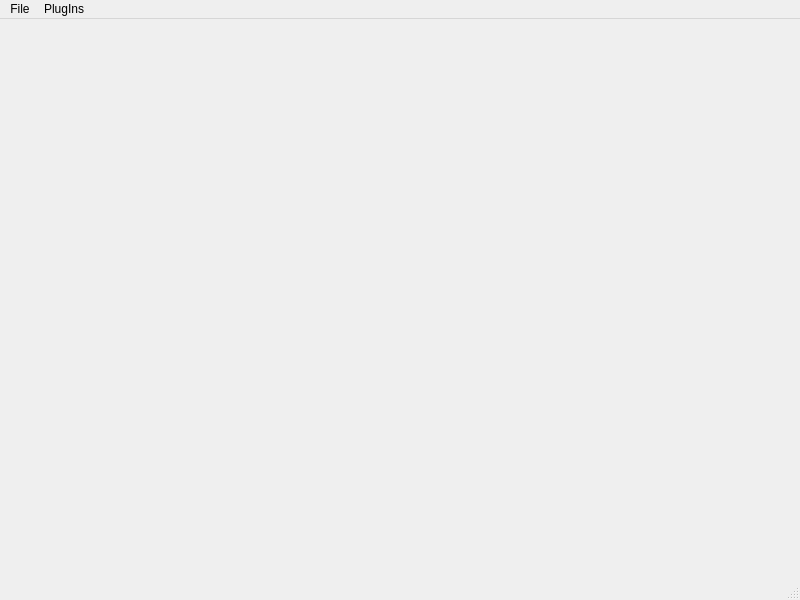
<?xml version="1.0" encoding="UTF-8"?>
<ui version="4.0">
 <class>TestWindow</class>
 <widget class="QMainWindow" name="TestWindow">
  <property name="geometry">
   <rect>
    <x>0</x>
    <y>0</y>
    <width>800</width>
    <height>600</height>
   </rect>
  </property>
  <property name="windowTitle">
   <string>TestWindow</string>
  </property>
  <widget class="QWidget" name="centralwidget">
   <layout class="QGridLayout" name="gridLayout">
    <item row="0" column="0">
     <widget class="QStackedWidget" name="stackedWidget"/>
    </item>
   </layout>
  </widget>
  <widget class="QMenuBar" name="menubar">
   <property name="geometry">
    <rect>
     <x>0</x>
     <y>0</y>
     <width>800</width>
     <height>22</height>
    </rect>
   </property>
   <widget class="QMenu" name="menuFile">
    <property name="title">
     <string>File</string>
    </property>
    <addaction name="actionOpen"/>
   </widget>
   <widget class="QMenu" name="menuPlugIns">
    <property name="title">
     <string>PlugIns</string>
    </property>
   </widget>
   <addaction name="menuFile"/>
   <addaction name="menuPlugIns"/>
  </widget>
  <widget class="QStatusBar" name="statusbar"/>
  <action name="actionOpen">
   <property name="text">
    <string>Open</string>
   </property>
  </action>
 </widget>
 <resources/>
 <connections/>
</ui>
